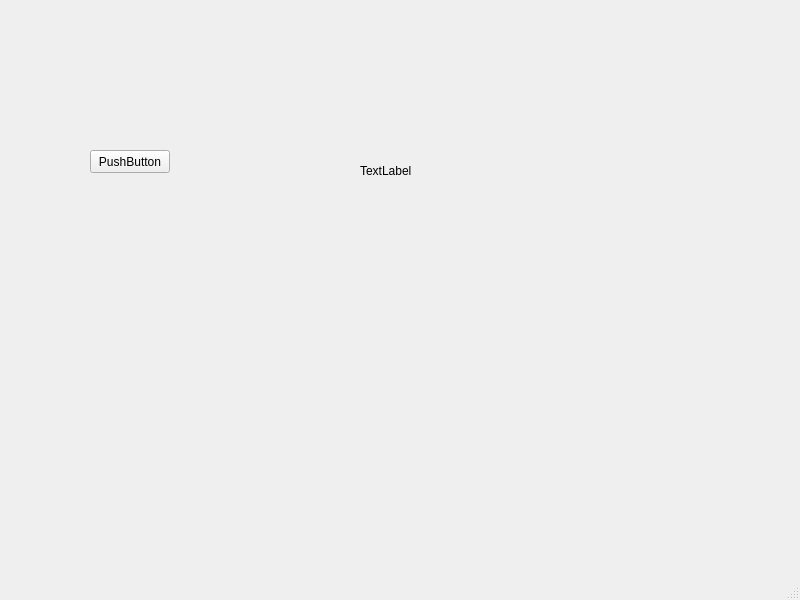
<?xml version="1.0" encoding="UTF-8"?>
<ui version="4.0">
 <class>MainWindow</class>
 <widget class="QMainWindow" name="MainWindow">
  <property name="geometry">
   <rect>
    <x>0</x>
    <y>0</y>
    <width>800</width>
    <height>600</height>
   </rect>
  </property>
  <property name="windowTitle">
   <string>MainWindow</string>
  </property>
  <widget class="QWidget" name="centralwidget">
   <widget class="QPushButton" name="MypushButton">
    <property name="geometry">
     <rect>
      <x>90</x>
      <y>150</y>
      <width>80</width>
      <height>23</height>
     </rect>
    </property>
    <property name="text">
     <string>PushButton</string>
    </property>
   </widget>
   <widget class="QLabel" name="MyLable">
    <property name="geometry">
     <rect>
      <x>360</x>
      <y>120</y>
      <width>91</width>
      <height>101</height>
     </rect>
    </property>
    <property name="text">
     <string>TextLabel</string>
    </property>
   </widget>
  </widget>
  <widget class="QMenuBar" name="menubar">
   <property name="geometry">
    <rect>
     <x>0</x>
     <y>0</y>
     <width>800</width>
     <height>20</height>
    </rect>
   </property>
  </widget>
  <widget class="QStatusBar" name="statusbar"/>
 </widget>
 <resources/>
 <connections/>
</ui>
